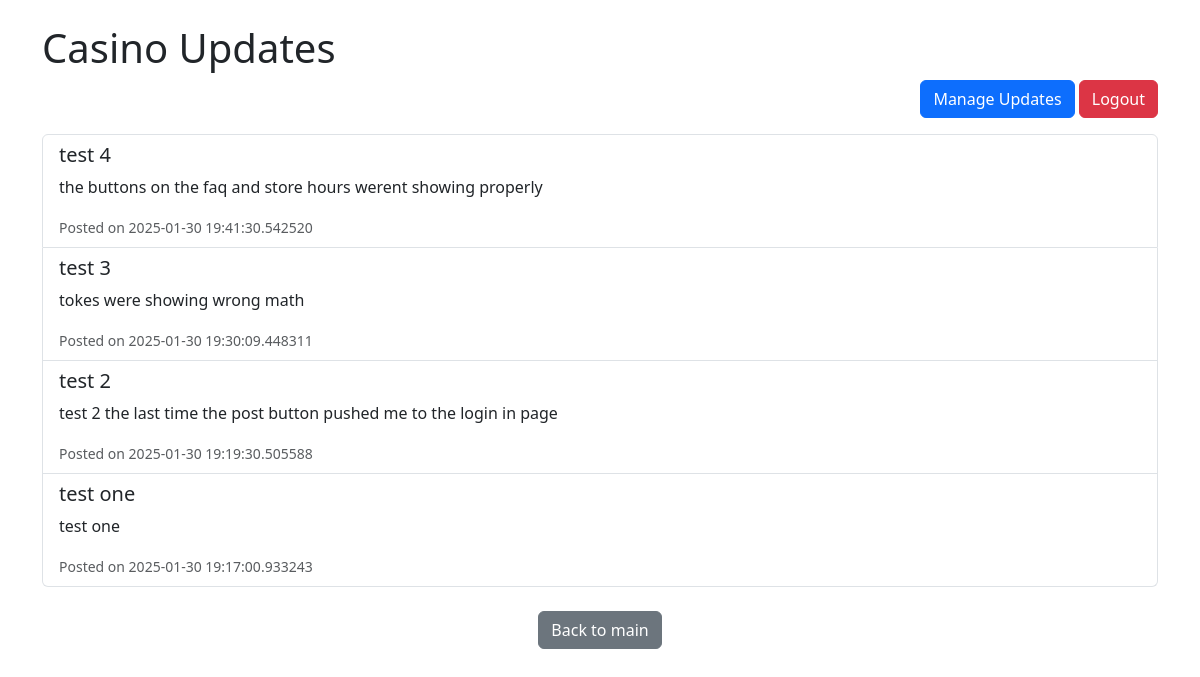
Page /updates (signed in) on the committed database.
### app.py (models this page shows)
class CasinoUpdate(db.Model):
    id = db.Column(db.Integer, primary_key=True)
    title = db.Column(db.String(100), nullable=False)
    content = db.Column(db.Text, nullable=False)
    date_posted = db.Column(db.DateTime, default=datetime.utcnow)

### app.py (the view)
@app.route('/updates')
def updates():
    updates = CasinoUpdate.query.order_by(CasinoUpdate.date_posted.desc()).all()
    is_admin = session.get('user_role') == 'admin'
    return render_template('updates.html', updates=updates, is_admin=is_admin)

### templates/updates.html (shortened to what this page needs)
<!DOCTYPE html>
<html lang="en">
<head>
    <link rel="stylesheet" href="https://cdn.jsdelivr.net/npm/bootstrap@5.3.0/dist/css/bootstrap.min.css">
</head>
<body class="container mt-4">
    <h1>Casino Updates</h1>
    <div class="text-end">
        {% if is_admin %}
        <a href="/admin/updates" class="btn btn-primary">Manage Updates</a>
        <a href="/logout" class="btn btn-danger">Logout</a>
        {% else %}
        <a href="/login" class="btn btn-secondary">Admin Login</a>
        {% endif %}
    </div>
    <ul class="list-group mt-3">
        {% for update in updates %}
        <li class="list-group-item">
            <h5>{{ update.title }}</h5>
            <p>{{ update.content }}</p>
            <small class="text-muted">Posted on {{ update.date_posted }}</small>
        </li>
        {% endfor %}
    </ul>
    <div class="text-center mt-4">
        <a href="/home" class="btn btn-secondary">Back to main</a>
    </div>
</body>
</html>

### rows in the picture
CasinoUpdate: title "test 4", content "the buttons on the faq and store hours werent showing properly", date_posted "2025-01-30 19:41:30.542520"
CasinoUpdate: title "test 3", content "tokes were showing wrong math", date_posted "2025-01-30 19:30:09.448311"
CasinoUpdate: title "test 2", content "test 2 the last time the post button pushed me to the login in page", date_posted "2025-01-30 19:19:30.505588"
CasinoUpdate: title "test one", content "test one", date_posted "2025-01-30 19:17:00.933243"
